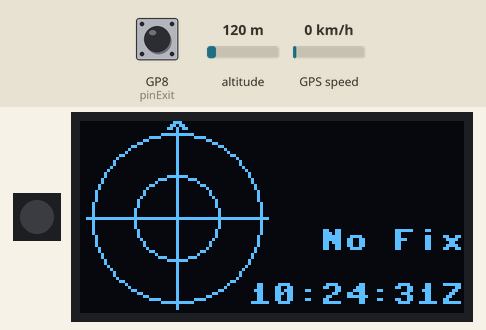
Bench run of a program on a simulated Raspberry Pi Pico running MicroPython. Parts: 1 RGB LEDs in strip order, left to right, 128×64 one-colour display. Inputs (shaded band) come from the test bench; at power-on: altitude 120 m, GP8 (pinExit) HIGH, GPS speed 0 km/h. The GPS gets a fix after 3 s at 37.7749, -122.4194 with 8 satellites; the clock reads 2024-03-15 10:24:30 at power-on unless the program sets it; what the program prints to the serial console is not drawn. At 11.7 s the program stops and its outputs stay as they are.

Above: at 1.6 s.
1.7 s: altitude set to 20 m
At 4.5 s:
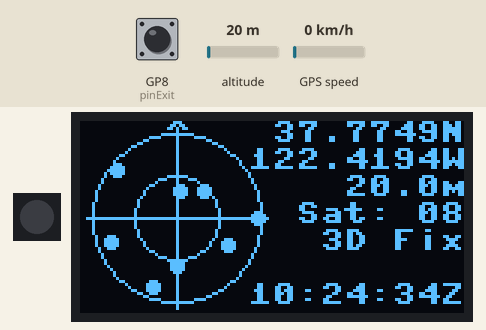
4.6 s: altitude set to 250 m
At 6.6 s:
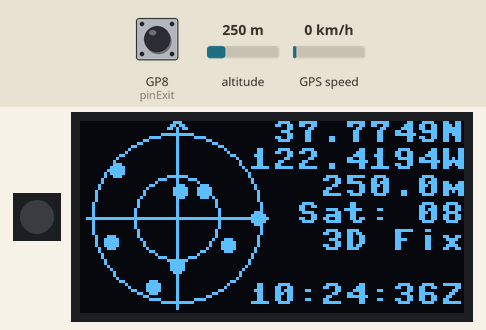
9.0 s: altitude set to 500 m
At 10.8 s:
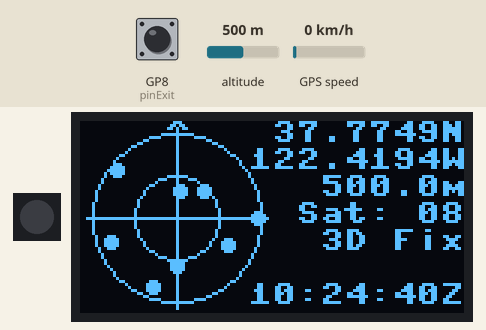
11.6 s: GP8 (pinExit) pulled LOW for 0.15 s
At 12.8 s:
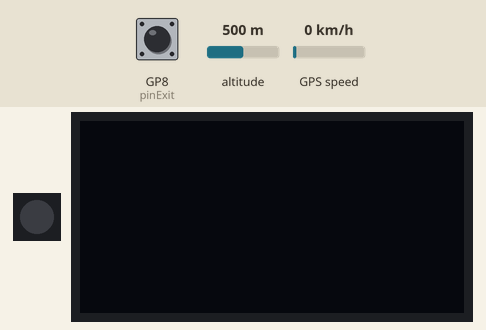
Timing chart, 0 to 13.2 s (numbered marks = the images above; inputs shaded):
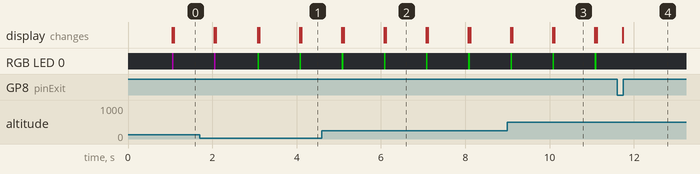

Measured:
- after the input at 11.6 s, the display: changes after 0.13 s (image 4)
- what the display in image 2 shows lasts 1.0 s, from 6.1 s to 7.1 s

The program:

gps_zero_oled.py
```python
"""
GPS acquisition and display using MicroPython.

------------------------------------------------------------------

MIT License

Copyright (c) 2023 Erik Tkal

Permission is hereby granted, free of charge, to any person obtaining a copy
of this software and associated documentation files (the "Software"), to deal
in the Software without restriction, including without limitation the rights
to use, copy, modify, merge, publish, distribute, sublicense, and/or sell
copies of the Software, and to permit persons to whom the Software is
furnished to do so, subject to the following conditions:

The above copyright notice and this permission notice shall be included in all
copies or substantial portions of the Software.

THE SOFTWARE IS PROVIDED "AS IS", WITHOUT WARRANTY OF ANY KIND, EXPRESS OR
IMPLIED, INCLUDING BUT NOT LIMITED TO THE WARRANTIES OF MERCHANTABILITY,
FITNESS FOR A PARTICULAR PURPOSE AND NONINFRINGEMENT. IN NO EVENT SHALL THE
AUTHORS OR COPYRIGHT HOLDERS BE LIABLE FOR ANY CLAIM, DAMAGES OR OTHER
LIABILITY, WHETHER IN AN ACTION OF CONTRACT, TORT OR OTHERWISE, ARISING FROM,
OUT OF OR IN CONNECTION WITH THE SOFTWARE OR THE USE OR OTHER DEALINGS IN THE
SOFTWARE.

------------------------------------------------------------------

Customize your GPIO and UART/I2C IDs in the code below as needed.

------------------------------------------------------------------

"""

from machine import Pin, UART, I2C
from ssd1306 import SSD1306_I2C

import utime, time
import _thread
import math
import sys

import neopixel
neo = neopixel.NeoPixel(machine.Pin(16), 1)
def neo24(r, g, b):
    return (r, g, b)
neoOff    = neo24(0,0,0)
neoWhite  = neo24(100,100,100)
neoGray   = neo24(50,50,50)
neoBlue   = neo24(0,0,100)
neoRed    = neo24(100,0,0)
neoGreen  = neo24(0,100,0)
neoPurple = neo24(50,0,50)
def blinkLED(color=neoWhite, durationMs=10):
    neo[0] = color
    neo.write()
    time.sleep_ms(durationMs)
    neo[0] = neoOff
    neo.write()

# Input GPS module using GP0/1 UART0
uartGPS  = UART(0, baudrate=9600, tx=Pin(0), rx=Pin(1), timeout=5000)
# Output UART using GP4/5 UART1, also input from computer
uartSerial = UART(1, baudrate=9600, tx=Pin(4), rx=Pin(5), timeout=50)

# SD1306 OLED 128x64 using GP20/21 I2C0
i2c=I2C(1,sda=Pin(2), scl=Pin(3), freq=400000)
oled = SSD1306_I2C(128, 64, i2c)
oled.rotate(1)  # Rotate 180 degrees

pinExit = Pin(8, Pin.IN, Pin.PULL_UP)

ECHO_GPS = True  # Set to echo received data to the second UART
PRINT_INPUT = False  # Set to print received data as is
DEBUG_APP = False

TIMEOUT = False
FIX_TIME = False
FIX_STATUS = False
GPGSV_IN_PROGRESS = False

latitude = ""
longitude = ""
altitude = ""
satellites = ""
GPStime = ""
mode3D = "No Fix"
speedKts = ""
numGSV = "0"

satList = []     # Complete list sent by GPS
tempSatList = [] # Temporary list used during $GPGSV processing
usedList = []    # Satellites used for position calculation
satListTime = 0.0
antenna = "Internal"

SAT_CENTER_X = 32
SAT_CENTER_Y = 32
SAT_RADIUS = 28

# For text placement
def line(pos):
    return (pos - 1) * 9

# Conver NMEA (d)ddmm.mmmm to (d)dd.dddd format for display
def convertToDecimalDegree(DegreeMinutes):
    FloatValue = float(DegreeMinutes)
    firstDigits = int(FloatValue/100)
    nextTwo = FloatValue - float(firstDigits*100)

    Result = float(firstDigits + nextTwo/60.0)
    Result = '{0:.4f}'.format(Result)
    return str(Result)

# Check formatting and checksum of received sentence
def verifySentence(buff):
    slen = len(buff)
    if (slen < 1 or buff[0] != '$'):
        print("Sentence does not start with $")
        return False
    if (slen < 6 or buff[slen-2:slen] != '\r\n' or buff[slen-5] != '*'):
        print("Sentence does not end with *XX\\r\\n")
        return False
    specifiedCheck = buff[slen-4:slen-2]
    expectedCheck = checkSum(buff[1:slen-5])
    if (expectedCheck != specifiedCheck):
        print("Error verifying: " + buff)
        print("         Passed: " + buff[1:slen-5])
        print("Sentence calculated checksum " + expectedCheck + " does not match " + specifiedCheck)
        return False
    return True

# Calculate XOR of all bytes between the $ and * in a sentence
def checkSum(sentence):
    check = 0
    for element in sentence:
        check = check ^ ord(element)
    retval = "{:02X}".format(check)
    return retval

# Takes an NMEA sentence (without $ or checksum) and properly formats for output
def writeSentence(sentence, gpsModule):
    # Write given un-checksummed sentence
    hexChecksum = checkSum(sentence)
    outstr = "$" + sentence + "*" + hexChecksum + "\r\n"
    #print(outstr)
    outbuff = outstr.encode('ascii')
    gpsModule.write(outbuff)

# Draws a small open circe for graphical satellite representation
def openCircle(el, az, radius):
    # Draw open circle (clear, then draw)
    dx = (SAT_RADIUS) * math.cos(math.radians(el)) * math.sin(math.radians(az))
    dy = (SAT_RADIUS) * math.cos(math.radians(el)) * -math.cos(math.radians(az))
    x = SAT_CENTER_X + int(dx)
    y = SAT_CENTER_Y + int(dy)
    oled.ellipse(x,y,radius,radius,0,1)  # Clear area with fill
    oled.ellipse(x,y,radius,radius,1,0)  # Draw circle without fill

# Draws a small closed circe for graphical satellite representation
def closedCircle(el, az, radius):
    # Draw closed circle
    dx = (SAT_RADIUS) * math.cos(math.radians(el)) * math.sin(math.radians(az))
    dy = (SAT_RADIUS) * math.cos(math.radians(el)) * -math.cos(math.radians(az))
    x = SAT_CENTER_X + int(dx)
    y = SAT_CENTER_Y + int(dy)
    oled.ellipse(x,y,radius,radius,1,1)  # Draw circle with fill

# Update the UI
def updateUI():
    global FIX_STATUS, FIX_TIME, TIMEOUT, latitude, longitude, altitude, satellites, \
        GPStime, mode3D, speedKts, numGSV, satListTime, oled, satList, antenna

    if (DEBUG_APP):
        print("updateUI called.  " + GPStime + " " + latitude + " " + longitude)
        print(str(usedList) + " " + str(satList))
    oled.fill(0)

    # Draw a grid for satellite display
    oled.ellipse(SAT_CENTER_X,SAT_CENTER_Y,SAT_RADIUS,SAT_RADIUS,1,0)
    oled.ellipse(SAT_CENTER_X,SAT_CENTER_Y,int(SAT_RADIUS/2),int(SAT_RADIUS/2),1,0)
    oled.vline(SAT_CENTER_X, SAT_CENTER_Y-SAT_RADIUS-2, 2*SAT_RADIUS+5, 1)
    oled.hline(SAT_CENTER_X-SAT_RADIUS-2, SAT_CENTER_Y, 2*SAT_RADIUS+5, 1)
    oled.text("'",SAT_CENTER_X-6,0,1)
    oled.text("`",SAT_CENTER_X-2,0,1)

    # Draw the text elements as appropriate
    oled.text(satellites,128-8*len(satellites),line(4),1)
    oled.text(mode3D,128-8*len(mode3D),line(5),1)
    radius = 1
    if (FIX_STATUS):
        oled.text(latitude,128-8*len(latitude),line(1),1)
        oled.text(longitude,128-8*len(longitude),line(2),1)
        #oled.text(speedKts,128-8*len(speedKts),line(3),1)
        oled.text(altitude,128-8*len(altitude),line(3),1)
        radius = 2
    if (FIX_TIME):
        oled.text(GPStime,128-8*len(GPStime),line(7),1)

    # Populate the satellite display
    for sat in satList:
        openCircle(sat[1],sat[2], radius)
    for sat in satList:
        for used in usedList:
            if (sat[0] == used):
                closedCircle(sat[1],sat[2], radius)
                break
    oled.show()

#
# Main code
#

time.sleep_ms(100)
writeSentence("PMTK605", uartGPS)  # Query GPS
writeSentence("PGCMD,33,1", uartGPS)  # Enable antenna output for PA6H
writeSentence("CDCMD,33,1", uartGPS)  # Enable antenna output for PA1616S
time.sleep_ms(100)
oled.contrast(0x10)  # Dim the display to not be full brightness

while True:
    if (pinExit.value() == 0):  # Check if pinExit was grounded as an exit signal
        oled.fill(0)
        oled.show()
        print("Exiting program.")
        break

    # Check for data from computer, allows possible control of GPS output
    inputData = uartSerial.readline()
    if (str(inputData) != "None"):
        if (DEBUG_APP):
            print("Computer: " + str(inputData))
        uartGPS.write(inputData)  # Send the input data to the GPS module

    # Check for data from the GPS module
    inputData = uartGPS.readline()
    if (ECHO_GPS and str(inputData) != "None"):
        if (DEBUG_APP):
            print("GPS: " + str(inputData))
        uartSerial.write(inputData)  # Echo the input data to UART1

    # Convert to ascii
    try:
        buff = str(inputData, 'ascii')  # NMEA is ASCII by definition
    except:
        print("Unable to convert input data to ascii")
        print(str(inputData))
        GPGSV_IN_PROGRESS = False; # In case $GPGSV is in progress, reset
        blinkLED(neoRed, 100)
        continue

    # Validate received data
    if (verifySentence(buff) != True):
        print("Ignoring invalid data")
        GPGSV_IN_PROGRESS = False; # In case $GPGSV is in progress, reset
        blinkLED(neoRed, 100)
        continue

    if (DEBUG_APP):
        print(buff[:len(buff)-2])

    # Split the NMEA sentence into comma separated elements
    elems = buff[:len(buff)-5].split(',')
    if (len(elems) < 2):
        TIMEOUT = True
        continue
    TIMEOUT = False
    if (satListTime <= time.time() - 30): # No $GPGSV for 30 seconds
        satList.clear()
        tempSatList.clear()

    try:
        # Handle the $GPRMC sentence - time, position and speed
        if (elems[0] == "$GPRMC"):
            if (elems[1]):
                GPStime = elems[1][0:2] + ':' + elems[1][2:4] + ':' + elems[1][4:6] + 'Z'
                FIX_TIME = True
            else:
                FIX_TIME = False;
            if (elems[2] == "A"):  # A = valid, V = not valid
                if (elems[3] and elems[4] and elems[5] and elems[6]):
                    FIX_STATUS = True
                    latitude = convertToDecimalDegree(elems[3])
                    latitude = latitude + elems[4]
                    longitude = convertToDecimalDegree(elems[5])
                    longitude = longitude + elems[6]
                if (elems[7]):
                    kts = float(elems[7])
                    if (kts < 10.0):
                        speedKts = "{:5.1f}".format(kts) + "kn"
                    else:
                        speedKts = "{:5.0f}".format(kts) + "kn"
            else:
                FIX_STATUS = False

            if (FIX_STATUS):
                blinkLED(neoGreen if (antenna == "Internal") else neoBlue)
            elif (FIX_TIME):
                blinkLED(neoPurple)
            else:
                blinkLED(neoRed)
            updateUI()

        # Handle the $GPGGA sentence - number of satellites used (also time and position)
        if (elems[0] == "$GPGGA"):
            if (elems[7]):
                satellites = "Sat: " + elems[7]
            if (elems[9]):
                alt = float(elems[9])
                if (alt < 1000.0):
                    altitude = "{:6.1f}".format(alt) + "m"
                else:
                    altitude = "{:6.0f}".format(alt) + "m"

        # Handle the $GPGSV sentence - Multipart list of satellites - El/Az/RSSI
        if (elems[0] == "$GPGSV"):
            # Multipart, use temporary list
            if (elems[2] == "1"):
                tempSatList.clear()
                numGSV = elems[1]
                GPGSV_IN_PROGRESS = True
            numSatsInGSV = min(4, int(elems[3]) - 4*(int(elems[2]) - 1))
            if (GPGSV_IN_PROGRESS):
                for i in range(4, 4*numSatsInGSV + 1, 4):
                    if (elems[i] and elems[i+1] and elems[i+2]):
                        tempSatList.append((int(elems[i]), int(elems[i+1]), int(elems[i+2]))) # Sat, El, Az
                    else:
                        break
                if (elems[2] == numGSV):  # Last one received
                    GPGSV_IN_PROGRESS = False
                    satListTime = time.time()
                    satList.clear()
                    for sat in tempSatList:
                        satList.append(sat)
                    tempSatList.clear()

        # Handle the $GPGSA sentence - Fix mode and list of satellites used for acquisition
        if (elems[0] == "$GPGSA"):
            usedList.clear()
            mode3D = elems[2] + "D Fix"
            if (elems[2] == "1"):
                mode3D = "No Fix"
            for i in range(3, 15):
                if (elems[i]):
                    usedList.append(int(elems[i]))
                else:
                    break

        if (elems[0] == "$PMTK705"): # Version info
            blinkLED(neoWhite, 200)
        if (elems[0] == "$PGTOP"): # PA6H antenna output
            if (elems[2] and elems[2] == "2"):
                antenna = "Internal"
            if (elems[2] and elems[2] == "3"):
                antenna = "External"
        if (elems[0] == "$PCD"): # PA1616S antenna output
            if (elems[2] and elems[2] == "1"):
                antenna = "Internal"
            if (elems[2] and elems[2] == "2"):
                antenna = "External"

    except:
        print("Exception caught")
```
